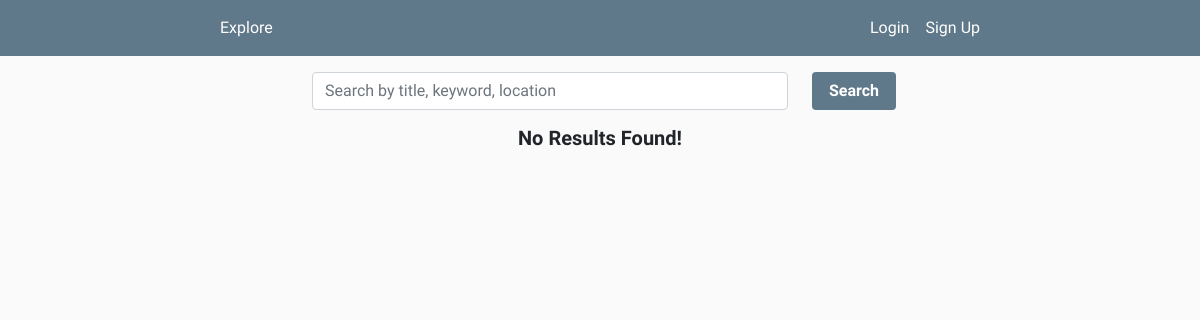
Before: /explore with the older database file.
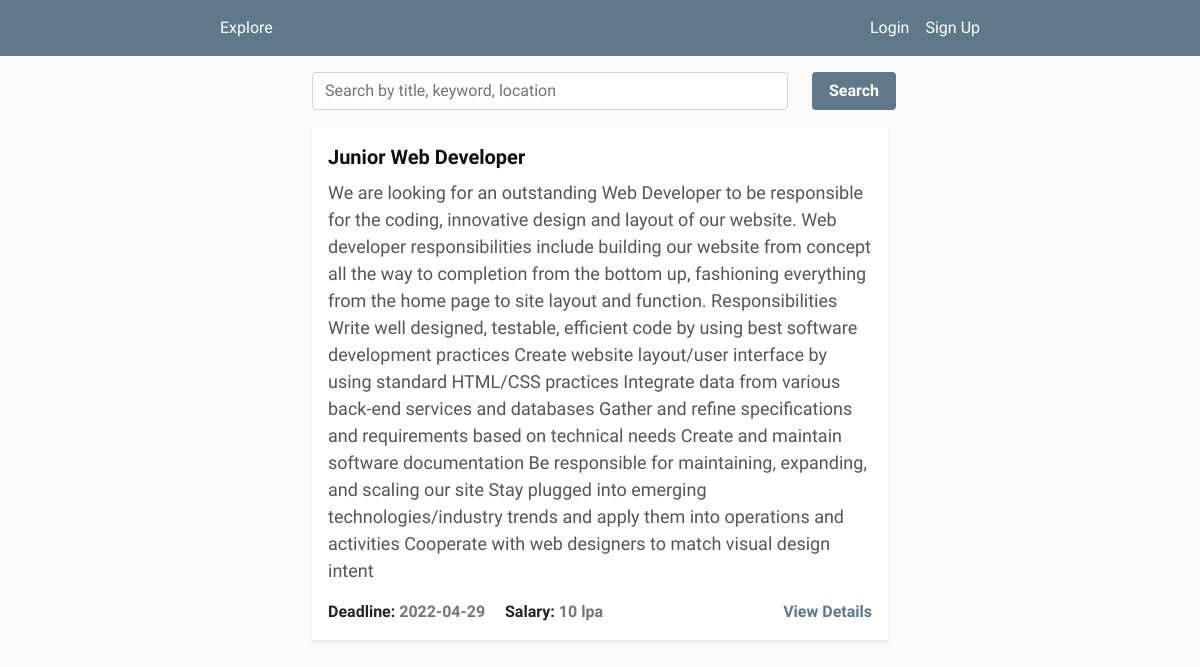
After: the same page with the newer database file.
### app.py (models this page shows, shortened)
class Job(db.Model):
	id = db.Column(db.Integer, primary_key = True)
	role = db.Column(db.String(60), nullable = False)
	job_desc = db.Column(db.Text, nullable = False)
	skills_required = db.Column(db.Text, nullable = False)
	work_location = db.Column(db.String(60), nullable = False)
	salary = db.Column(db.String(30), nullable = False)
	deadline = db.Column(db.DateTime, nullable = False)
	posted_on = db.Column(db.DateTime, nullable = False, default = datetime.datetime.now())

### app.py (the view)
@app.route('/')
@app.route('/explore')
def explore():
	keyword = request.args.get('query')
	if keyword != None and keyword != '':
		jobs = Job.query.filter(Job.role.contains(keyword))
		num_jobs = jobs.count()
	else:
		jobs = Job.query.all()
		num_jobs = len(jobs)
	return render_template('explore.html', title='Explore', jobs = jobs, num_jobs = num_jobs)

### templates/explore.html (shortened to what this page needs)
{% extends 'layout.html' %}
{% block content %}
<div class="container col-md-6 mt-2">
	<form action="" method="GET">
		<div class="row my-3">
			<div class="col-md-10">
				<input type="text" name="query" class="form-control" placeholder="Search by title, keyword, location">
			</div>
			<div class="col-md-2">
				<input class="btn button-style" type="submit" name="submit" value=" Search ">
			</div>
		</div>
	</form>
	{% if num_jobs == 0 %}
		<div class="container col-md-10 empty">
			<h5><b>No Results Found!</b></h5>
		</div>
	{% else %}
		{% for job in jobs %}
			<div class="job-card p-3 shadow-sm">
				<h4><b><a class="job-role" href="{{ url_for('position', job_id = job.id) }}">{{ job.role }}</a><b></h4>
				<p class="desc">{{ job.job_desc }}</p>
				<div class="bottom">
					<div>
						<span><b>Deadline: </b></span>
						<span id="date">{{ job.deadline.strftime('%Y-%m-%d') }}</span>
						<span><b>Salary: </b></span>
						<span id="date">{{ job.salary }}</span>
					</div>
					<div>
						<a class="view-details" href="{{ url_for('position', job_id = job.id) }}">View Details</a>
					</div>
				</div>
			</div>
		{% endfor %}
	{% endif %}
</div>
{% endblock content %}

### templates/layout.html (shortened to what this page needs)
<!DOCTYPE html>
<html>
<head>
    <link href="https://cdn.jsdelivr.net/npm/bootstrap@5.1.3/dist/css/bootstrap.min.css" rel="stylesheet">
    <link rel="stylesheet" href="https://cdn.jsdelivr.net/npm/bootstrap-icons@1.8.0/font/bootstrap-icons.css">
    <link rel="stylesheet" type="text/css" href="{{ url_for('static', filename='main.css') }}">
</head>
<body>
	<nav class="navbar navbar-expand-lg nav-color">
	  <div class="container-fluid col-md-8">
	    <div class="collapse navbar-collapse nav-content" id="navbarNav">
	      <ul class="navbar-nav">
	        <li class="nav-item">
	          <a class="nav-link" aria-current="page" href="{{ url_for('explore') }}">Explore</a>
	        </li>
	      </ul>
	       <ul class="navbar-nav">
	       	{% if current_user.is_authenticated %}
	       		{% if current_user.is_admin == True %}
	       			<li class="nav-item">
			          <a class="nav-link" href="{{ url_for('job_form') }}">Add Job</a>
			        </li>
			    {% else %}
			    	<li class="nav-item">
		          		<a class="nav-link" href="{{ url_for('account') }}">Profile</a>
		        	</li>
	       		{% endif %}
	       		<li class="nav-item">
		          <a class="nav-link" href="{{ url_for('logout') }}">Logout</a>
		        </li>
	       	{% else %}
		        <li class="nav-item">
		          <a class="nav-link" href="{{ url_for('login') }}">Login</a>
		        </li>
		        <li class="nav-item">
		          <a class="nav-link" href="{{ url_for('register') }}">Sign Up</a>
		        </li>
	        {% endif %}
	      </ul>
	    </div>
	  </div>
	</nav>
	{% block content %}
	{% endblock %}
</body>
</html>

### static/main.css (style rules this page uses)
body { background-color: #fafafa; font-family: 'Source Sans Pro', sans-serif; }
.nav-content { display: flex; justify-content: space-between; }
.nav-color { background-color: #5f788a; }
.navbar-brand, .navbar-nav .nav-link { color: #ffffff; }
.button-style { background-color: #5f788a; color: #ffffff; font-weight: 600; }
.job-card { background-color: #ffffff; }
.desc { color: #555555; font-size: 18px; font-weight: 500; }
.bottom { display: flex; justify-content: space-between; }
.view-details, #view-resume { text-decoration: none; color: #5f788a; }
#date { color: #757575; }
.job-role { text-decoration: none; color: #101010; font-weight: 600; font-size: 20px; }
a { text-decoration: none; font-size: 16px; }

Changed rows visible on the page:
added Job: role "Junior Web Developer", job_desc "We are looking for an outstanding Web Developer to be responsible for the coding, innovative design and layout of our website. Web developer responsibilities include building our website from concept all the way to completion from the bottom up, fashioning everything from the home page to site layout and function. Responsibilities Write well designed, testable, efficient code by using best software development practices Create website layout/user interface by using standard HTML/CSS practices Integrate data from various back-end services and databases Gather and refine specifications and requirements based on technical needs Create and maintain software documentation Be responsible for…", deadline "2022-04-29", salary "10 lpa"
Other visible differences:
text no longer shown: "No Results Found!"
